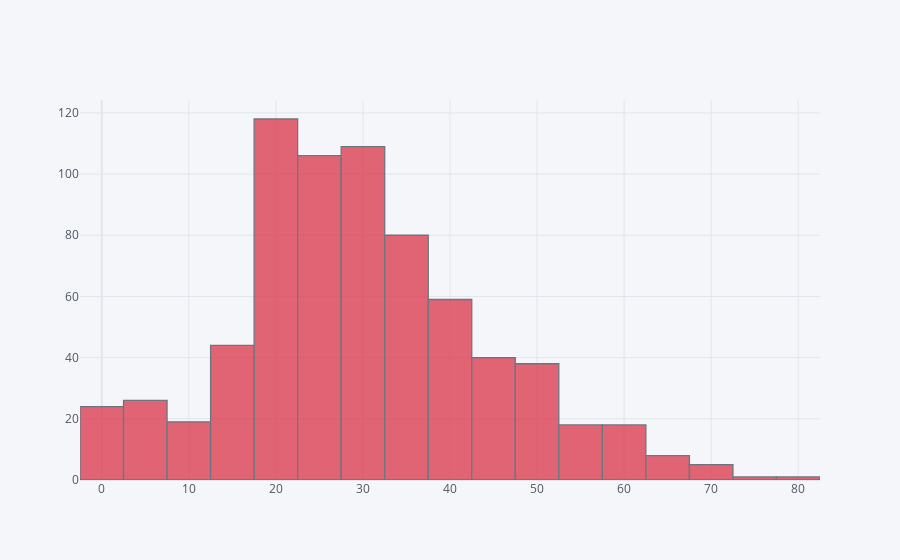

Notebook source saved alongside this figure:
### Code cell
train['Age'].iplot(kind='hist',bins=30,colors='red')

### Figure 1 — Plotly figure (JSON) as saved in the notebook; plotly's stock layout.template omitted (floating-point values rounded to 4 significant figures; data arrays with more than 128 entries replaced by an {"elided": "..."} marker saying what was removed)
{"data": [{"histfunc": "count", "histnorm": "", "marker": {"color": "rgba(219, 64, 82, 1.0)", "line": {"color": "#4D5663", "width": 1.3}}, "name": "Age", "nbinsx": 30, "opacity": 0.8, "orientation": "v", "type": "histogram", "x": {"elided": "891 float values"}}], "layout": {"barmode": "overlay", "legend": {"bgcolor": "#F5F6F9", "font": {"color": "#4D5663"}}, "paper_bgcolor": "#F5F6F9", "plot_bgcolor": "#F5F6F9", "title": {"font": {"color": "#4D5663"}}, "xaxis": {"gridcolor": "#E1E5ED", "showgrid": true, "tickfont": {"color": "#4D5663"}, "title": {"font": {"color": "#4D5663"}, "text": ""}, "zerolinecolor": "#E1E5ED"}, "yaxis": {"gridcolor": "#E1E5ED", "showgrid": true, "tickfont": {"color": "#4D5663"}, "title": {"font": {"color": "#4D5663"}, "text": ""}, "zerolinecolor": "#E1E5ED"}}}
